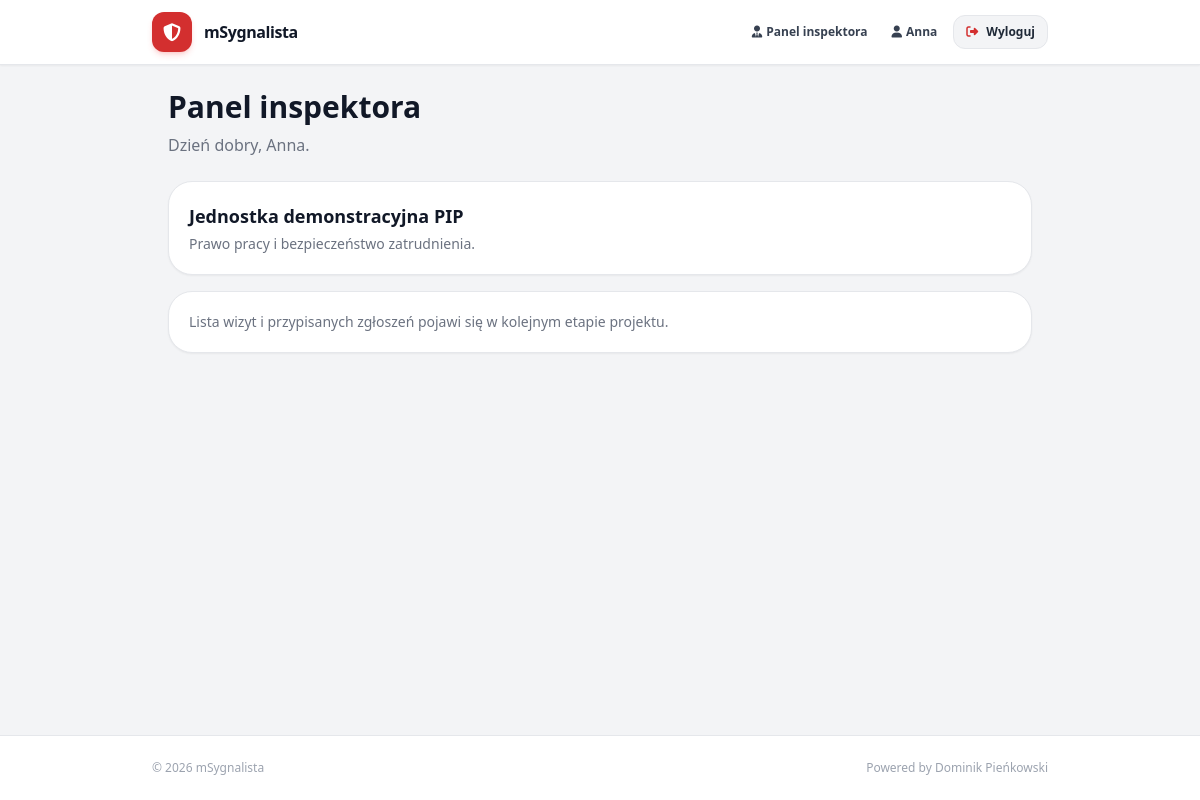
Screenshot of /inspektor/index.php (signed in) with the database file from the repository.
### tables this page shows
CREATE TABLE users (
                     id BIGINT UNSIGNED AUTO_INCREMENT PRIMARY KEY,
                     first_name VARCHAR(80) NOT NULL,
                     last_name VARCHAR(100) NOT NULL,
                     email VARCHAR(254) NOT NULL UNIQUE,
                     phone VARCHAR(25) NOT NULL,
                     password_hash VARCHAR(255) NOT NULL,
                     is_active BOOLEAN NOT NULL DEFAULT TRUE,
                     created_at DATETIME NOT NULL DEFAULT CURRENT_TIMESTAMP,
                     updated_at DATETIME NOT NULL DEFAULT CURRENT_TIMESTAMP ON UPDATE CURRENT_TIMESTAMP,
                     CONSTRAINT ck_user_names CHECK (CHAR_LENGTH(TRIM(first_name)) > 0 AND CHAR_LENGTH(TRIM(last_name)) > 0),
                     CONSTRAINT ck_user_contact CHECK (CHAR_LENGTH(TRIM(phone)) >= 7 AND email LIKE '%_@_%._%'),
                     CONSTRAINT ck_user_hash CHECK (CHAR_LENGTH(password_hash) >= 60),
                     CONSTRAINT ck_user_active CHECK (is_active IN (0,1))
);

CREATE TABLE inspectors (
                          id BIGINT UNSIGNED AUTO_INCREMENT PRIMARY KEY,
                          user_id BIGINT UNSIGNED NOT NULL UNIQUE,
                          employee_number VARCHAR(30) NOT NULL UNIQUE,
                          institution VARCHAR(150) NOT NULL,
                          description TEXT,
                          is_active BOOLEAN NOT NULL DEFAULT TRUE,
                          FOREIGN KEY (user_id) REFERENCES users(id),
                          CONSTRAINT ck_inspector_active CHECK (is_active IN (0,1))
);

### includes/functions.php (called while the page is built, shortened)
<?php
function e(?string $tekst): string
{
    return htmlspecialchars($tekst ?? '', ENT_QUOTES | ENT_SUBSTITUTE, 'UTF-8');
}
function url(string $sciezka = ''): string
{
    return BASE_URL . '/' . ltrim($sciezka, '/');
}
    ?>

### includes/auth.php (called while the page is built, shortened)
<?php
function aktualnyUzytkownik(): ?array
{
    static $pamiec = ['id' => null, 'dane' => null];
    $id = $_SESSION['user_id'] ?? null;
    if ($pamiec['id'] === $id) {
        return $pamiec['dane'];
    }
    $zapytanie = db()->prepare(
        'SELECT id, first_name, last_name, email, phone, is_active, created_at
         FROM users WHERE id = :id LIMIT 1'
    );
    $zapytanie->execute(['id' => $id]);
    $wiersz = $zapytanie->fetch();
    $role = db()->prepare(
        'SELECT r.code FROM roles r JOIN user_roles ur ON ur.role_id = r.id WHERE ur.user_id = :id'
    );
    $role->execute(['id' => $id]);
    $wiersz['roles'] = $role->fetchAll(PDO::FETCH_COLUMN);
    $pamiec = ['id' => $id, 'dane' => $wiersz];
    return $wiersz;
}
function zalogowany(): bool
{
    return aktualnyUzytkownik() !== null;
}
function maRole(string ...$role): bool
{
    $uzytkownik = aktualnyUzytkownik();
    return $uzytkownik !== null && array_intersect($role, $uzytkownik['roles']) !== [];
}
function wymagajLogowania(): void
{
    if (!zalogowany()) {
        komunikat('blad', 'Zaloguj się, aby przejść dalej.');
        przekieruj('logowanie.php');
    }
}
function wymagajRoli(string ...$role): void
{
    wymagajLogowania();
}

### includes/db.php (called while the page is built)
<?php
function db(): PDO
{
    static $pdo = null;
    if ($pdo === null) {
        $config = require __DIR__ . '/../config/config.php';
        $pdo = new PDO(
            'mysql:host=' . $config['host'] . ';port=' . $config['port']
                . ';dbname=' . $config['database'] . ';charset=utf8mb4',
            $config['username'],
            $config['password'],
            [
                PDO::ATTR_ERRMODE => PDO::ERRMODE_EXCEPTION,
                PDO::ATTR_DEFAULT_FETCH_MODE => PDO::FETCH_ASSOC,
                PDO::ATTR_EMULATE_PREPARES => false,
            ]
        );
    }
    return $pdo;
}

### public/inspektor/index.php (the view, shortened to what this page needs)
<?php
wymagajRoli(ROLA_INSPEKTOR, ROLA_ADMIN);
$uzytkownik = aktualnyUzytkownik();
$zapytanie = db()->prepare('SELECT institution, description FROM inspectors WHERE user_id = :id AND is_active = 1');
$zapytanie->execute(['id' => $uzytkownik['id']]);
$inspektor = $zapytanie->fetch();
require __DIR__ . '/../../includes/header.php';
?>
<h1 class="text-2xl sm:text-3xl font-extrabold text-gray-900 mb-2">Panel inspektora</h1>
<p class="text-mobiTextMuted mb-6">Dzień dobry, <?= e($uzytkownik['first_name']) ?>.</p>
<section class="bg-white border border-gray-200 rounded-3xl p-5 shadow-sm mb-4">
    <?php if ($inspektor): ?>
        <h2 class="text-lg font-bold text-gray-900 mb-1"><?= e($inspektor['institution']) ?></h2>
        <p class="text-sm text-mobiTextMuted"><?= e($inspektor['description']) ?></p>
    <?php else: ?>
        <p class="text-sm text-mobiTextMuted">To konto nie ma przypisanego profilu inspektora.</p>
    <?php endif; ?>
</section>
<div class="bg-white border border-gray-200 rounded-3xl p-5 shadow-sm text-sm text-mobiTextMuted">
    Lista wizyt i przypisanych zgłoszeń pojawi się w kolejnym etapie projektu.
</div>
<?php require __DIR__ . '/../../includes/footer.php'; ?>

### includes/header.php (shortened to what this page needs)
<?php
try {
    $uzytkownik = aktualnyUzytkownik();
} catch (PDOException $ex) {
    $uzytkownik = null;
}
?>
<!DOCTYPE html>
<html lang="pl">
<head>
    <script src="https://cdn.tailwindcss.com"></script>
    <link rel="stylesheet" href="https://cdnjs.cloudflare.com/ajax/libs/font-awesome/6.4.0/css/all.min.css">
    <link rel="stylesheet" href="<?= e(url('assets/css/style.css')) ?>">
</head>
<body class="bg-mobiBg text-mobiTextMain font-sans antialiased min-h-screen flex flex-col">
<header class="bg-white border-b border-gray-200 sticky top-0 z-50 px-4 py-3 shadow-sm">
    <div class="max-w-4xl mx-auto flex justify-between items-center gap-3">
        <a href="<?= e(url('index.php')) ?>" class="flex items-center space-x-3">
            <div class="w-10 h-10 rounded-xl bg-mobiRed flex items-center justify-center text-white shadow-md shadow-red-500/20">
                <i aria-hidden="true" class="fa-solid fa-shield-halved text-lg"></i>
            </div>
            <span class="text-base font-extrabold tracking-tight text-gray-900">mSygnalista</span>
        </a>
        <nav class="flex items-center gap-2" aria-label="Konto">
            <?php if ($uzytkownik === null): ?>
                <a href="<?= e(url('rejestracja.php')) ?>" class="hidden sm:inline-flex text-xs font-semibold text-gray-700 hover:text-mobiRed px-3 py-2">
                    Załóż konto
                </a>
                <a href="<?= e(url('logowanie.php')) ?>" class="bg-gray-100 hover:bg-gray-200 text-gray-800 text-xs font-semibold px-4 py-2 rounded-xl border border-gray-200 transition inline-flex items-center gap-2">
                    <i aria-hidden="true" class="fa-solid fa-user-circle text-mobiRed"></i>
                    Zaloguj się
                </a>
            <?php else: ?>
                <?php if (maRole(ROLA_INSPEKTOR)): ?>
                    <a href="<?= e(url('inspektor/index.php')) ?>" class="text-xs font-semibold text-gray-700 hover:text-mobiRed px-2 py-2">
                        <i aria-hidden="true" class="fa-solid fa-user-tie sm:mr-1"></i><span class="hidden sm:inline">Panel inspektora</span>
                    </a>
                <?php endif; ?>
                <a href="<?= e(url('konto/profil.php')) ?>" class="text-xs font-semibold text-gray-700 hover:text-mobiRed px-2 py-2">
                    <i aria-hidden="true" class="fa-solid fa-user sm:mr-1"></i><span class="hidden sm:inline"><?= e($uzytkownik['first_name']) ?></span>
                </a>
                <form method="post" action="<?= e(url('wylogowanie.php')) ?>">
                    <button type="submit" class="bg-gray-100 hover:bg-gray-200 text-gray-800 text-xs font-semibold px-3 py-2 rounded-xl border border-gray-200 transition inline-flex items-center gap-2">
                        <i aria-hidden="true" class="fa-solid fa-right-from-bracket text-mobiRed"></i>
                        <span class="hidden sm:inline">Wyloguj</span>
                    </button>
                </form>
            <?php endif; ?>
        </nav>
    </div>
</header>
<main class="max-w-4xl mx-auto px-4 py-6 w-full flex-grow">

### rows the page displays
users: first_name "Anna"
inspectors: institution "Jednostka demonstracyjna PIP", description "Prawo pracy i bezpieczeństwo zatrudnienia."
